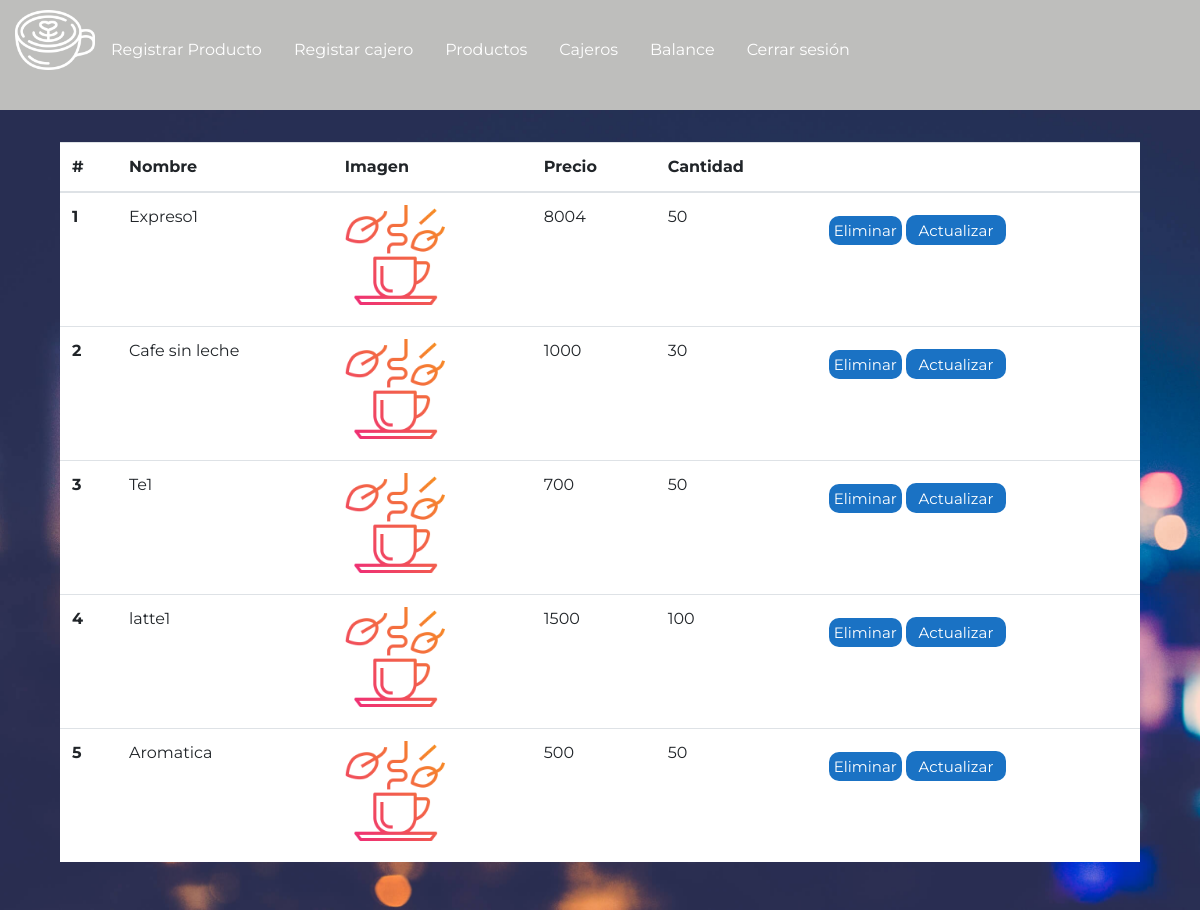
The page /productos on the database its author committed.
### tables this page shows
CREATE TABLE productos (id INTEGER PRIMARY KEY AUTOINCREMENT NOT NULL, Nombre STRING NOT NULL, Precio STRING, Cantidad INT, URLimagen STRING CONSTRAINT "img/hot-tea.png" DEFAULT "img/hot-tea.png" NOT NULL);

### app.py (the view, shortened to what this page needs)
@app.route('/productos', defaults={'exito': None}, methods=['GET', 'POST'])
@app.route('/productos/<exito>',  methods=['GET', 'POST'])
def productos(exito):
    if request.method == 'GET':
        con = sqlite3.connect("brioche.db")
        con.row_factory = sqlite3.Row
        cur = con.cursor()
        cur.execute("select * from productos")
        productos = cur.fetchall()
        return render_template('html/productos.html', productos=productos, exito=exito)

### templates/html/productos.html (shortened to what this page needs)
<!DOCTYPE html>
<html lang="en">
<head>
    <link rel="stylesheet" href="https://cdn.jsdelivr.net/npm/bootstrap@4.5.3/dist/css/bootstrap.min.css">
    <link rel="stylesheet" href="{{url_for('static', filename='css/usuarios.css')}}">
    <link rel="stylesheet" href="{{url_for('static', filename='css/nav.css')}}">
</head>
{% if exito == "enviado" %}
<body onload="alert('Producto actualizado exitosamente!!')">
{% elif exito == "error" %}
  <body onload="alert('Error, intente nuevamente')">
  {% else %}
  <body>
{% endif %}
    <nav class="nav">
        <img src="{{url_for('static', filename='img/latte.png')}}" alt="">
        <a href="{{url_for('registroProducto')}}" class="nav-link active">Registrar Producto</a>
        <a href="{{url_for('registroCajero')}}" class="nav-link">Registar cajero</a>
        <a href="{{url_for('productos')}}" class="nav-link">Productos</a>
        <a href="{{url_for('cajeros')}}" class="nav-link">Cajeros</a>
        <a href="{{url_for('balance')}}" class="nav-link">Balance</a>
        <a href="/" class="nav-link">Cerrar sesión</a>
    </nav>
    <div class="contenedorTabla">
      <table class="table">
          <thead>
            <tr>
              <th scope="col">#</th>
              <th scope="col">Nombre</th>
              <th scope="col">Imagen</th>
              <th scope="col">Precio</th>
              <th scope="col">Cantidad</th>
              <th scope="col"></th>
            </tr>
          </thead>
          <tbody>
            {% for producto in productos %}
            <tr>
              <th scope="row" id="id{{producto.id}}">{{producto.id}}</th>
              <td id="nombre{{producto.id}}">{{producto.nombre}}</td>
              <td>
                 <img src="{{url_for('static', filename=producto.URLimagen)}}" alt="" style="width: 100px; height: 100px;" id="imagen{{producto.id}}">
              </td>
              <td id="precio{{producto.id}}">{{producto.precio}}</td>
              <td id="cantidad{{producto.id}}">{{producto.cantidad}}</td>
              <td>
                  <a href="/productos" class="boton " id="{{producto.id}}" >Eliminar</a>
                  <button class="boton"  data-toggle="modal" data-target="#exampleModal" onclick="abrirModalProductos(this.id)" id="{{producto.id}}">Actualizar</button>
              </td>
            </tr>
            {% endfor %}
          </tbody>
        </table>
    </div>
</body>
</html>

### static/css/usuarios.css (style rules this page uses)
* { margin: 0; padding: 0; box-sizing: border-box; font-family: "Montserrat", sans-serif; }
body { height: 100vh; width: 100vw; }
.contenedorTabla { width: 100%; height: 100%; background-image: url("../img/background.jpg"); background-size: cover; display: flex; justify-content: center; align-items: center; }
.table { background-color: white; width: 90vw; height: 90%; }
.boton { background-color: #1a72c4; color: white; border-radius: 10px; border: 0; font-size: 15px; min-width: 100px; max-width: auto; margin-top: 10px; height: 30px; color: white; padding: 5px; }

### static/css/nav.css (style rules this page uses)
* { margin: 0; padding: 0; box-sizing: border-box; font-family: "Montserrat", sans-serif; }
nav a { height: 10vh; margin-top: 30px; color: white; }
nav > img { width: 80px; height: 80px; margin-left: 15px; }
nav { background-color: #bebebc; }

### rows shown on the page
productos: id "1", nombre "Expreso1", URLimagen (picture), precio "8004", cantidad "50"
productos: id "2", nombre "Cafe sin leche", URLimagen (picture), precio "1000", cantidad "30"
productos: id "3", nombre "Te1", URLimagen (picture), precio "700", cantidad "50"
productos: id "4", nombre "latte1", URLimagen (picture), precio "1500", cantidad "100"
productos: id "5", nombre "Aromatica", URLimagen (picture), precio "500", cantidad "50"
